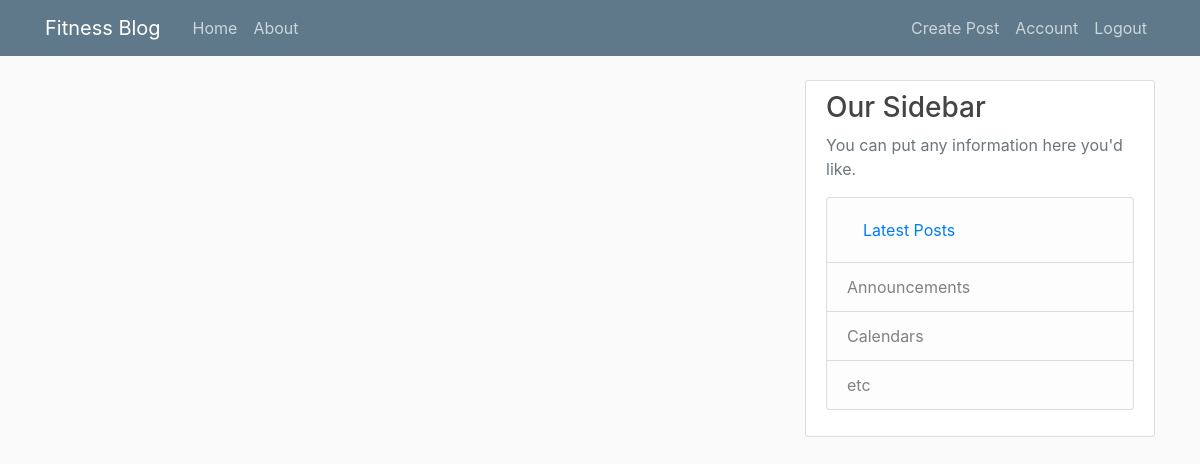
The page /home (signed in) on the database as committed earlier.
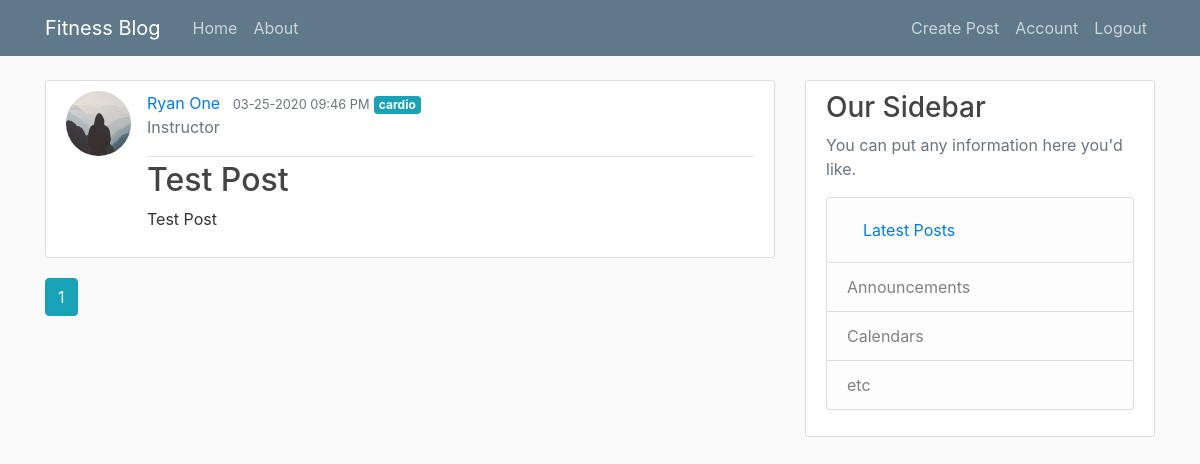
The same page on the database as committed later.
### fitnessblog/models.py (models this page shows, shortened)
class Post(db.Model):
    id = db.Column(db.Integer, primary_key=True)
    title = db.Column(db.String(100), nullable=False)
    date_posted = db.Column(db.DateTime, nullable=False, default=datetime.utcnow)
    content = db.Column(db.Text, nullable=False)
    category = db.Column(db.Text, nullable=False)
    user_id = db.Column(db.Integer, db.ForeignKey("user.id"), nullable=False)

class User(db.Model, UserMixin):
    id = db.Column(db.Integer, primary_key=True)
    username = db.Column(db.String(20), unique=True, nullable=False)
    email = db.Column(db.String(120), unique=True, nullable=False)
    profile_type = db.Column(db.String(20), nullable=False)
    image_file = db.Column(db.String(20), nullable=False, default="default.jpg")
    password = db.Column(db.String(60), nullable=False)
    posts = db.relationship("Post", backref="author", lazy=True)

### fitnessblog/main/routes.py (the view)
@main.route("/")
@main.route("/home")
def home():
    page = request.args.get("page", 1, type=int)
    posts = Post.query.order_by(Post.date_posted.desc()).paginate(page=page, per_page=5)
    return render_template("home.html", posts=posts)

### fitnessblog/models.py (called while the page is built)
@login_manager.user_loader
def load_user(user_id):
    return User.query.get(int(user_id))

### fitnessblog/templates/home.html
{% extends "layout.html" %}
{% block content %}
  {% for post in posts.items %}
    <article class="media content-section">
      <img class="rounded-circle article-img" src="{{ url_for('static', filename='profile_pics/' + post.author.image_file) }}">
      <div class="media-body">
        <div class="article-metadata">
          <a class="mr-2" href="{{ url_for('users.user_posts', username=post.author.username) }}">{{ post.author.username }}</a>
          <small class="text-muted">{{ post.date_posted.strftime('%m-%d-%Y %I:%M %p') }}</small>
          <a href="{{ url_for('posts.filter_by_category', category=post.category) }}" class="badge badge-info">{{ post.category}}</a>
          <p class="text-secondary">{{ current_user.profile_type.capitalize() }}</p>
        </div>
        <h2><a class="article-title" href="{{ url_for('posts.post', post_id=post.id) }}">{{ post.title }}</a></h2>
        <p class="article-content">{{ post.content }}</p>
      </div>
    </article>
  {% endfor %}
  {% for page_num in posts.iter_pages(left_edge=1, right_edge=1, left_current=1, right_current=2) %}
    {% if page_num %}
      {% if posts.page == page_num %}
        <a class="btn btn-info mb-4" href="{{ url_for('main.home', page=page_num) }}">{{ page_num }}</a>
      {% else %}
      <a class="btn btn-outline-info mb-4" href="{{ url_for('main.home', page=page_num) }}">{{ page_num }}</a>
      {% endif %}
    {% else %}
      ...
    {% endif %}
  {% endfor %}
{% endblock content %}

Rows that differ between the two databases and show on the page:
added Post: image_file (placeholder picture), author.username "Ryan One", date_posted "03-25-2020 09:46 PM", category "cardio", title "Test Post", content "Test Post"
now on this page (row unchanged): User: profile_type "Instructor"
Other text that changed with them:
new list line: "1"
